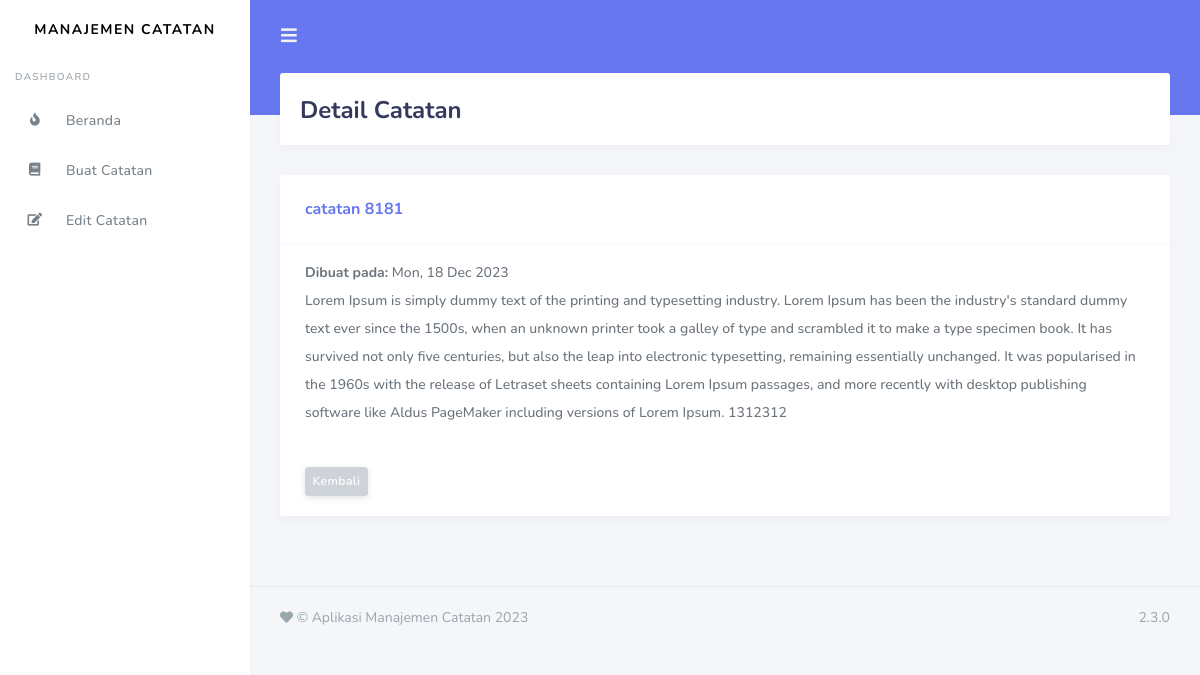
Page /dashboard/detail_catatan/1 on the committed database.
### tables this page shows
CREATE TABLE `tbl_catatan` (
  `id` int(25) NOT NULL,
  `judul` varchar(100) NOT NULL,
  `isi` mediumtext NOT NULL,
  `tanggal` date NOT NULL
);

### application/controllers/Dashboard.php (called while the page is built, shortened)
<?php
class Dashboard extends CI_Controller {
	public function __construct()
	{
        $this->load->model('M_Catatan');
		$this->load->library('pagination');
    }
    public function detail_catatan($id)
    {
        $data['detailCatatan'] = $this->M_Catatan->detailCatatan($id);
        $this->load->view('layout/header');
		$this->load->view('layout/sidebar', $data);
        $this->load->view('user/detail_catatan', $data);
        $this->load->view('layout/footer');
    }
}

### index.php (called while the page is built, shortened)
<?php
require_once BASEPATH.'core/CodeIgniter.php';

### application/models/M_Catatan.php (called while the page is built, shortened)
<?php
class M_Catatan extends CI_Model {
    public function detailCatatan($id)
    {
        $query = $this->db->get_where('tbl_catatan', array('id' => $id));
        return $query->row_array();
    }
}

### application/views/user/detail_catatan.php (the view)
<div class="main-content">
  <section class="section">
    <div class="section-header">
      <h1>Detail Catatan</h1>
    </div>
    <div class="section-body">
      <div class="card">
        <div class="card-header">
          <h4 class="card-title"><?= $detailCatatan['judul']; ?></h4>
        </div>
        <div class="card-body">
          <p class="card-subtitle"><strong>Dibuat pada:</strong> <?= date("D, d M Y", strtotime($detailCatatan['tanggal'])); ?></p>
          <p class="card-text"><?= nl2br($detailCatatan['isi']); ?></p>
        </div>
        <div class="card-footer">
          <a href="<?= base_url('dashboard'); ?>" class="btn btn-sm btn-secondary">Kembali</a>
        </div>
      </div>
    </div>
  </section>
</div>

### rows in the picture
tbl_catatan: judul "catatan 8181", tanggal "Mon, 18 Dec 2023", isi "Lorem Ipsum is simply dummy text of the printing and typesetting industry. Lorem Ipsum has been the industry's standard dummy text ever since the 1500s, when an unknown printer took a galley of type and scrambled it to make a type specimen book. It has survived not only five centuries, but also the leap into electronic typesetting, remaining essentially unchanged. It was popularised in the 1960s with the release of Letraset sheets containing Lorem Ipsum passages, and more recently with desktop publishing software like Aldus PageMaker including versions of Lorem Ipsum. 1312312"
